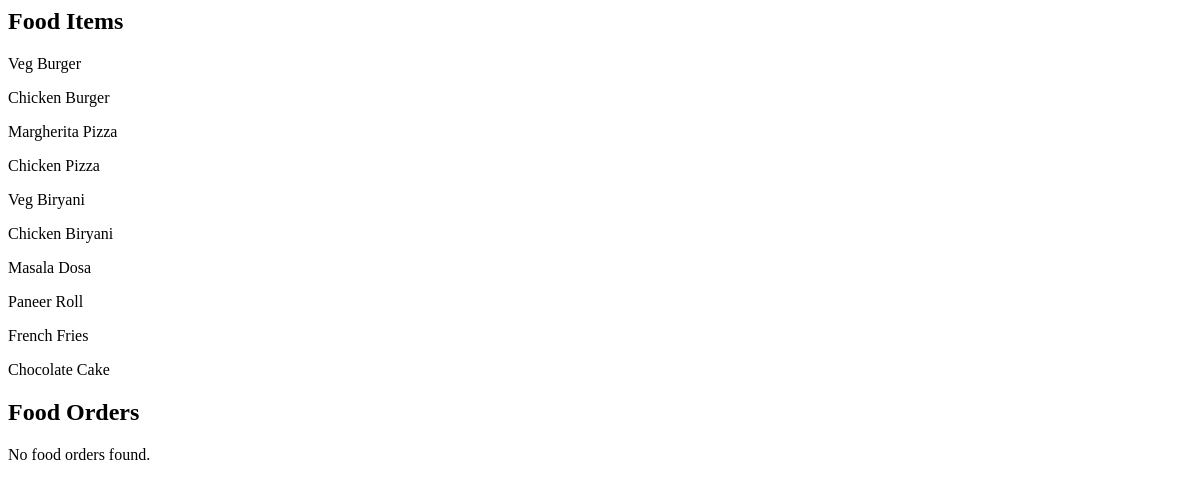
The app's page /, older data.
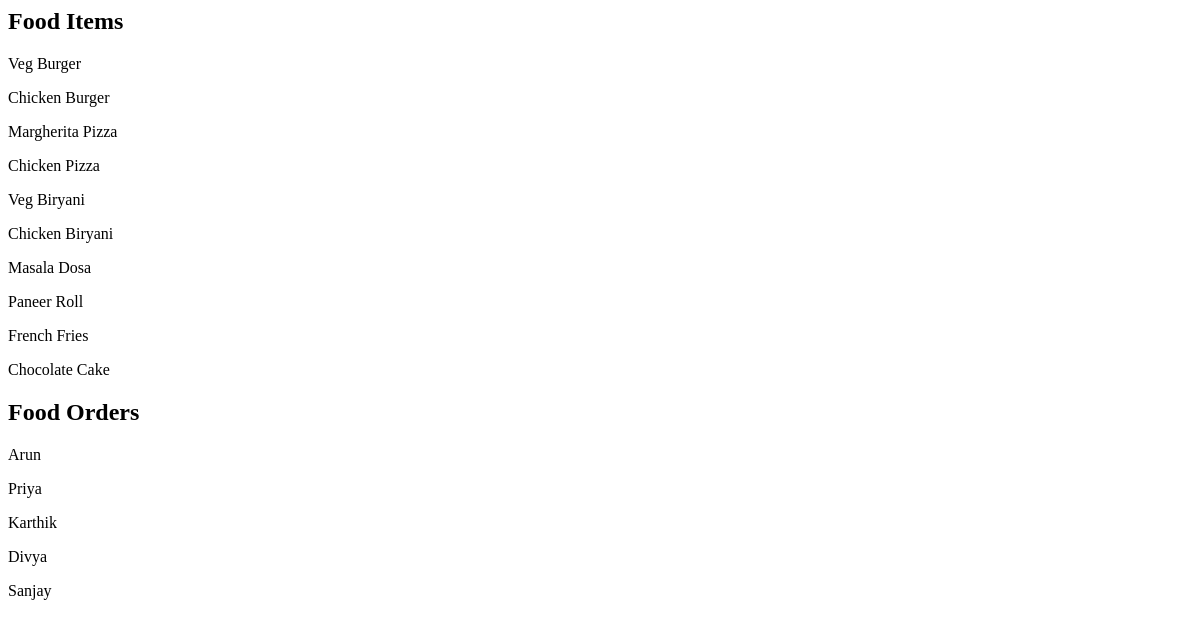
The same page, newer data.
### food/models.py (models this page shows)
class FoodItem(models.Model):
    id = models.AutoField(primary_key=True)
    name = models.CharField(max_length=100)
    restaurant = models.CharField(max_length=100)
    category = models.CharField(max_length=50)
    price = models.DecimalField(max_digits=8, decimal_places=2)
    rating = models.FloatField()
    is_available = models.BooleanField(default=True)
    class Meta:
        db_table = 'food_delivery_fooditem'
    def __str__(self):
        return self.name

class FoodOrder(models.Model):
    customer_name = models.CharField(max_length=100)
    food_item = models.CharField(max_length=100)
    quantity = models.IntegerField()
    price = models.IntegerField()
    is_delivered = models.BooleanField(default=False)
    def __str__(self):
        return self.customer_name

### food/views.py (the view)
# urls.py: path('', views.food_list, name='food_list'),
def food_list(request):
    foods = FoodItem.objects.all()
    orders = FoodOrder.objects.all()
    return render(request, 'food/food_list.html', {
        'foods': foods,
        'orders': orders,
    })

### food/templates/food/food_list.html
<h2>Food Items</h2>
{% for food in foods %}
    <p>{{ food }}</p>
{% empty %}
    <p>No food items found.</p>
{% endfor %}
<h2>Food Orders</h2>
{% for order in orders %}
    <p>{{ order }}</p>
{% empty %}
    <p>No food orders found.</p>
{% endfor %}

Row changes from the older to the newer data that the page shows:
added FoodOrder: customer_name "Arun"
added FoodOrder: customer_name "Priya"
added FoodOrder: customer_name "Karthik"
added FoodOrder: customer_name "Divya"
added FoodOrder: customer_name "Sanjay"
Text that changed along with them:
text no longer shown: "No food orders found."
